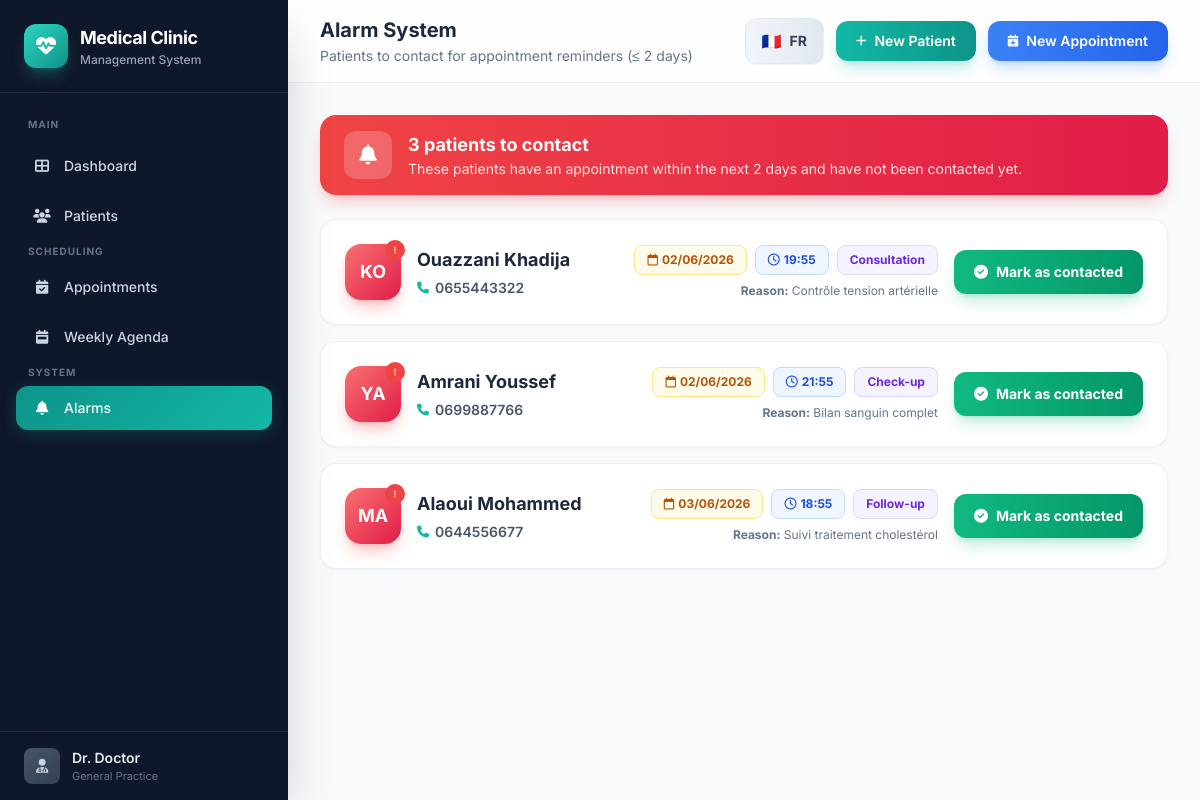
Screenshot of /alarms/ with the database file from the repository.
### clinic/models.py (models this page shows, shortened)
class Appointment(models.Model):
    TYPE_CHOICES = [
        ('Consultation', 'Consultation'),
        ('Check-up', 'Check-up'),
        ('Control', 'Control'),
        ('Emergency', 'Emergency'),
        ('Follow-up', 'Follow-up'),
    ]
    STATUS_CHOICES = [
        ('Scheduled', 'Scheduled'),
        ('Cancelled', 'Cancelled'),
        ('Completed', 'Completed'),
    ]
    objects = AppointmentManager()
    patient = models.ForeignKey(
        Patient,
        on_delete=models.CASCADE,
        related_name='appointments',
        verbose_name="Patient",
    )
    date_time = models.DateTimeField("Date and time")
    type = models.CharField(
        "Appointment type",
        max_length=20,
        choices=TYPE_CHOICES,
        default='Consultation',
    )
    reason = models.TextField("Reason")
    status = models.CharField(
        "Status",
        max_length=20,
        choices=STATUS_CHOICES,
        default='Scheduled',
    )
    contacted_for_reminder = models.BooleanField(
        "Contacted for reminder",
        default=False,
    )
    class Meta:
        verbose_name = "Appointment"
        verbose_name_plural = "Appointments"
        ordering = ['date_time']

class Patient(models.Model):
    BLOOD_GROUP_CHOICES = [
        ('A+', 'A+'),
        ('A-', 'A-'),
        ('B+', 'B+'),
        ('B-', 'B-'),
        ('AB+', 'AB+'),
        ('AB-', 'AB-'),
        ('O+', 'O+'),
        ('O-', 'O-'),
    ]
    first_name = models.CharField("First name", max_length=100)
    last_name = models.CharField("Last name", max_length=100)
    date_of_birth = models.DateField("Date of birth")
    cin = models.CharField("CIN", max_length=20, blank=True, null=True)
    phone = models.CharField("Phone", max_length=20)
    email = models.EmailField("Email", blank=True, null=True)
    address = models.TextField("Address", blank=True, null=True)
    city = models.CharField("City", max_length=100, blank=True, null=True)
    blood_group = models.CharField(
        "Blood group",
        max_length=5,
        choices=BLOOD_GROUP_CHOICES,
        blank=True,
        null=True,
    )
    allergies = models.TextField("Allergies", blank=True)
    chronic_diseases = models.TextField("Chronic diseases", blank=True)
    created_at = models.DateTimeField("Created at", auto_now_add=True)
    class Meta:
        verbose_name = "Patient"
        verbose_name_plural = "Patients"
        ordering = ['-created_at']
    @property
    def full_name(self):
        return f"{self.last_name} {self.first_name}"

### clinic/views.py (the view)
# urls.py: path('alarms/', views.alarm_list, name='alarm_list'),
def alarm_list(request):
    alarms = Appointment.objects.get_pending_alarms()
    return render(request, 'clinic/alarm_list.html', {
        'alarms': alarms,
    })

### clinic/models.py (called while the page is built)
    def get_pending_alarms(self):
        now = timezone.now()
        limit_date = timezone.localdate() + timezone.timedelta(days=2)
        return self.filter(
            date_time__gte=now,
            date_time__date__lte=limit_date,
            contacted_for_reminder=False,
            status='Scheduled',
        ).select_related('patient')

### clinic/templates/clinic/alarm_list.html (shortened to what this page needs)
{% extends "clinic/base.html" %}
{% load i18n %}
{% block page_title %}{% trans "Alarm System" %}{% endblock %}
{% block page_subtitle %}{% trans "Patients to contact for appointment reminders (≤ 2 days)" %}{% endblock %}
{% block content %}
{% if alarms %}
<div class="mb-6 fade-in">
    <div class="flex items-center gap-4 px-6 py-4 bg-gradient-to-r from-red-500 to-rose-600 rounded-2xl shadow-lg shadow-red-500/25">
        <div class="w-12 h-12 bg-white/20 backdrop-blur rounded-xl flex items-center justify-center">
            <i class="fas fa-bell text-white text-xl animate-bounce"></i>
        </div>
        <div>
            <h3 class="text-white font-bold text-lg">
            </h3>
            <p class="text-red-100 text-sm">{% trans "These patients have an appointment within the next 2 days and have not been contacted yet." %}</p>
        </div>
    </div>
</div>
<div class="space-y-4">
    {% for rdv in alarms %}
    <div class="bg-white rounded-2xl border border-slate-200/60 shadow-sm overflow-hidden hover:shadow-md transition-all duration-200 fade-in" style="animation-delay: {{ forloop.counter0 }}00ms; opacity: 0;">
        <div class="flex flex-col md:flex-row items-start md:items-center justify-between p-6 gap-4">
            <div class="flex items-center gap-4 flex-1">
                <div class="relative">
                    <div class="w-14 h-14 bg-gradient-to-br from-red-400 to-rose-600 rounded-2xl flex items-center justify-center text-white text-lg font-bold shadow-lg shadow-red-500/30">
                        {{ rdv.patient.first_name|first }}{{ rdv.patient.last_name|first }}
                    </div>
                    <div class="absolute -top-1 -right-1 w-5 h-5 bg-red-500 rounded-full flex items-center justify-center animate-pulse">
                    </div>
                </div>
                <div>
                    <h4 class="text-lg font-bold text-slate-800">{{ rdv.patient.full_name }}</h4>
                    <div class="flex flex-wrap items-center gap-3 mt-1">
                        <span class="inline-flex items-center gap-1.5 text-sm text-slate-600">
                            <i class="fas fa-phone text-teal-500 text-xs"></i>
                            <strong class="font-semibold">{{ rdv.patient.phone }}</strong>
                        </span>
                    </div>
                </div>
            </div>
            <div class="flex flex-col sm:flex-row items-start sm:items-center gap-4">
                <div class="text-right">
                    <div class="flex items-center gap-2">
                        <span class="px-3 py-1.5 bg-amber-50 text-amber-700 rounded-lg text-xs font-bold border border-amber-200">
                            <i class="far fa-calendar mr-1"></i>{{ rdv.date_time|date:"d/m/Y" }}
                        </span>
                        <span class="px-3 py-1.5 bg-blue-50 text-blue-700 rounded-lg text-xs font-bold border border-blue-200">
                            <i class="far fa-clock mr-1"></i>{{ rdv.date_time|time:"H:i" }}
                        </span>
                        <span class="px-3 py-1.5 bg-violet-50 text-violet-700 rounded-lg text-xs font-bold border border-violet-200">
                            {{ rdv.type }}
                        </span>
                    </div>
                    <p class="text-xs text-slate-500 mt-2">
                        <strong>{% trans "Reason:" %}</strong> {{ rdv.reason|truncatewords:15 }}
                    </p>
                </div>
                <form method="post" action="{% url 'mark_contacted' rdv.pk %}">
                    <button type="submit" class="inline-flex items-center gap-2 px-5 py-3 bg-gradient-to-r from-emerald-500 to-emerald-600 text-white rounded-xl text-sm font-bold hover:from-emerald-600 hover:to-emerald-700 transition-all duration-200 shadow-lg shadow-emerald-500/25 hover:shadow-emerald-500/40 whitespace-nowrap">
                        <i class="fas fa-check-circle"></i>
                        {% trans "Mark as contacted" %}
                    </button>
                </form>
            </div>
        </div>
    </div>
    {% endfor %}
</div>
{% endif %}
{% endblock %}

### clinic/templates/clinic/base.html (style rules this page uses)
* { font-family: 'Inter', system-ui, sans-serif; }
.fade-in { animation: fadeInUp 0.5s ease forwards; }

### rows the page displays
Appointment: patient.first_name|first "K", patient.last_name|first "O", patient.full_name "Ouazzani Khadija", patient.phone "0655443322", date_time "02/06/2026", date_time "19:55", type "Consultation", reason "Contrôle tension artérielle"
Appointment: patient.first_name|first "Y", patient.last_name|first "A", patient.full_name "Amrani Youssef", patient.phone "0699887766", date_time "02/06/2026", date_time "21:55", type "Check-up", reason "Bilan sanguin complet"
Appointment: patient.first_name|first "M", patient.last_name|first "A", patient.full_name "Alaoui Mohammed", patient.phone "0644556677", date_time "03/06/2026", date_time "18:55", type "Follow-up", reason "Suivi traitement cholestérol"
